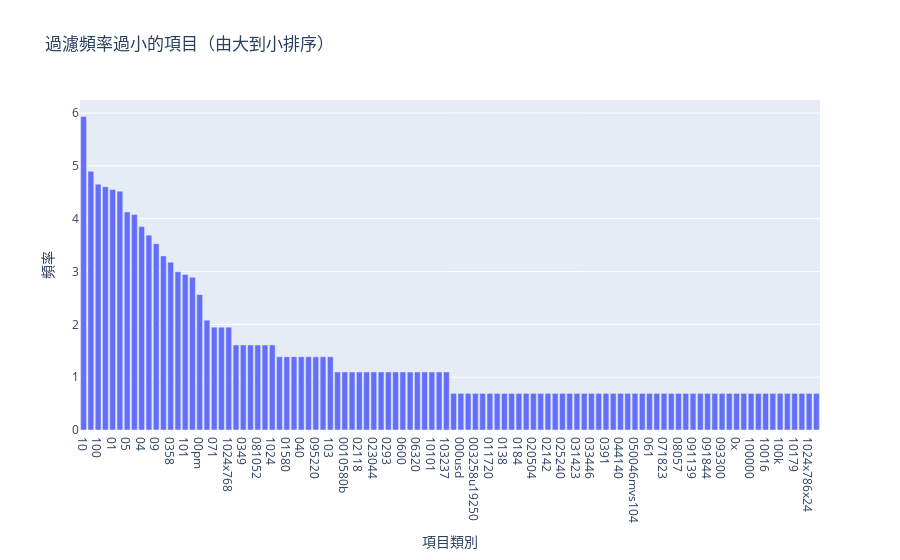

The cell this chart's notebook holds for it:
### Markdown cell above
### >>> **Exercise 15 (take home):** 
You can copy the code from the previous exercise and change the 'term_frequencies' variable for the 'term_frequencies_log', comment about the differences that you observe and talk about other possible insights that we can get from a log distribution.

### >>> **練習 15（帶回家）：**
你可以複製上一個練習中的程式碼，並將“term_frequencies”變數改為“term_frequencies_log”，評論你觀察到的差異，並討論我們可以從對數分佈中獲得的其他可能的見解。

### Code cell
# Answer here
print(term_frequencies[0:10])
print(term_frequencies_log[0:10])
x_data = count_vect.get_feature_names_out()[:300]
y_data = term_frequencies_log[:300]

y_values = 0.1

filtered_pairs = [(x, y) for x, y in zip(x_data, y_data) if y >= y_values]
sorted_pairs = sorted(filtered_pairs, key=lambda t: t[1], reverse=True)

filtered_x_log, filtered_y_log = zip(*sorted_pairs)

fig = py.graph_objects.Figure(data=[
    py.graph_objects.Bar(x=filtered_x_log, 
                         y=filtered_y_log)
])
fig.update_layout(
    title_text='過濾頻率過小的項目（由大到小排序）',
    xaxis_title='項目類別',
    yaxis_title='頻率',
)

# 進行LOG的轉換後原本頻率頻率最大值378，變成5.93，第二大值134，變成4.89
# LOG 讓整個資料集的過度極大值差距變小

### Figure 1 — Plotly figure (JSON) as saved in the notebook; plotly's stock layout.template omitted (floating-point values rounded to 4 significant figures)
{"data": [{"type": "bar", "x": ["10", "00", "100", "03", "01", "000", "05", "02", "04", "08", "09", "07", "0358", "1000", "101", "06", "00pm", "1013", "071", "102", "1024x768", "00am", "0349", "0511", "081052", "084042", "1024", "0100", "01580", "0200", "040", "0423", "095220", "101010", "103", "0001", "0010580b", "002", "02118", "02173", "023044", "024103", "0293", "041343", "0600", "0608", "06320", "0x100", "10101", "102007", "103237", "0000001200", "000usd", "001642", "003258u19250", "004021809", "011720", "013", "0138", "015931", "0184", "01a", "020504", "02115", "02142", "024150", "025240", "025924", "031423", "032251", "033446", "034226", "0391", "043654", "044140", "0500", "050046mvs104", "0510", "061", "063425", "071823", "0721", "08057", "090030", "091139", "091258", "091844", "0930", "093300", "0987", "0x", "10000", "100000", "100015", "10016", "100grams", "100k", "1015", "10179", "10193", "1024x786x24", "1028"], "y": [5.935, 4.898, 4.654, 4.605, 4.554, 4.522, 4.127, 4.078, 3.85, 3.689, 3.526, 3.296, 3.178, 2.996, 2.944, 2.89, 2.565, 2.079, 1.946, 1.946, 1.946, 1.609, 1.609, 1.609, 1.609, 1.609, 1.609, 1.386, 1.386, 1.386, 1.386, 1.386, 1.386, 1.386, 1.386, 1.099, 1.099, 1.099, 1.099, 1.099, 1.099, 1.099, 1.099, 1.099, 1.099, 1.099, 1.099, 1.099, 1.099, 1.099, 1.099, 0.6931, 0.6931, 0.6931, 0.6931, 0.6931, 0.6931, 0.6931, 0.6931, 0.6931, 0.6931, 0.6931, 0.6931, 0.6931, 0.6931, 0.6931, 0.6931, 0.6931, 0.6931, 0.6931, 0.6931, 0.6931, 0.6931, 0.6931, 0.6931, 0.6931, 0.6931, 0.6931, 0.6931, 0.6931, 0.6931, 0.6931, 0.6931, 0.6931, 0.6931, 0.6931, 0.6931, 0.6931, 0.6931, 0.6931, 0.6931, 0.6931, 0.6931, 0.6931, 0.6931, 0.6931, 0.6931, 0.6931, 0.6931, 0.6931, 0.6931, 0.6931]}], "layout": {"title": {"text": "過濾頻率過小的項目（由大到小排序）"}, "xaxis": {"title": {"text": "項目類別"}}, "yaxis": {"title": {"text": "頻率"}}}}
